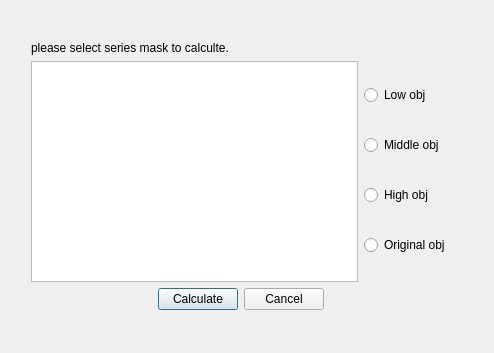
<?xml version="1.0" encoding="UTF-8"?>
<ui version="4.0">
 <class>calculateObjDialog</class>
 <widget class="QDialog" name="calculateObjDialog">
  <property name="geometry">
   <rect>
    <x>0</x>
    <y>0</y>
    <width>494</width>
    <height>353</height>
   </rect>
  </property>
  <property name="windowTitle">
   <string>calculateObjDialog</string>
  </property>
  <widget class="QWidget" name="layoutWidget">
   <property name="geometry">
    <rect>
     <x>20</x>
     <y>30</y>
     <width>441</width>
     <height>291</height>
    </rect>
   </property>
   <layout class="QVBoxLayout" name="verticalLayout_3">
    <item>
     <widget class="QLabel" name="tipLabel">
      <property name="text">
       <string>please select series mask to calculte.</string>
      </property>
     </widget>
    </item>
    <item>
     <layout class="QVBoxLayout" name="verticalLayout_2">
      <item>
       <layout class="QHBoxLayout" name="horizontalLayout">
        <item>
         <widget class="QTableWidget" name="maskTableWidget"/>
        </item>
        <item>
         <layout class="QVBoxLayout" name="verticalLayout">
          <item>
           <widget class="QRadioButton" name="lowRadioButton">
            <property name="text">
             <string>Low obj</string>
            </property>
           </widget>
          </item>
          <item>
           <widget class="QRadioButton" name="middleRadioButton">
            <property name="text">
             <string>Middle obj</string>
            </property>
           </widget>
          </item>
          <item>
           <widget class="QRadioButton" name="highRadioButton">
            <property name="text">
             <string>High obj</string>
            </property>
           </widget>
          </item>
          <item>
           <widget class="QRadioButton" name="originalRadioButton">
            <property name="text">
             <string>Original obj</string>
            </property>
           </widget>
          </item>
         </layout>
        </item>
       </layout>
      </item>
      <item>
       <layout class="QHBoxLayout" name="horizontalLayout_3">
        <item>
         <spacer name="horizontalSpacer">
          <property name="orientation">
           <enum>Qt::Horizontal</enum>
          </property>
          <property name="sizeHint" stdset="0">
           <size>
            <width>40</width>
            <height>20</height>
           </size>
          </property>
         </spacer>
        </item>
        <item>
         <layout class="QHBoxLayout" name="horizontalLayout_2">
          <item>
           <widget class="QPushButton" name="calculateButton">
            <property name="text">
             <string>Calculate</string>
            </property>
           </widget>
          </item>
          <item>
           <widget class="QPushButton" name="cancelButton">
            <property name="text">
             <string>Cancel</string>
            </property>
           </widget>
          </item>
         </layout>
        </item>
        <item>
         <spacer name="horizontalSpacer_2">
          <property name="orientation">
           <enum>Qt::Horizontal</enum>
          </property>
          <property name="sizeHint" stdset="0">
           <size>
            <width>40</width>
            <height>20</height>
           </size>
          </property>
         </spacer>
        </item>
       </layout>
      </item>
     </layout>
    </item>
   </layout>
  </widget>
 </widget>
 <layoutdefault spacing="6" margin="11"/>
 <resources/>
 <connections/>
</ui>
